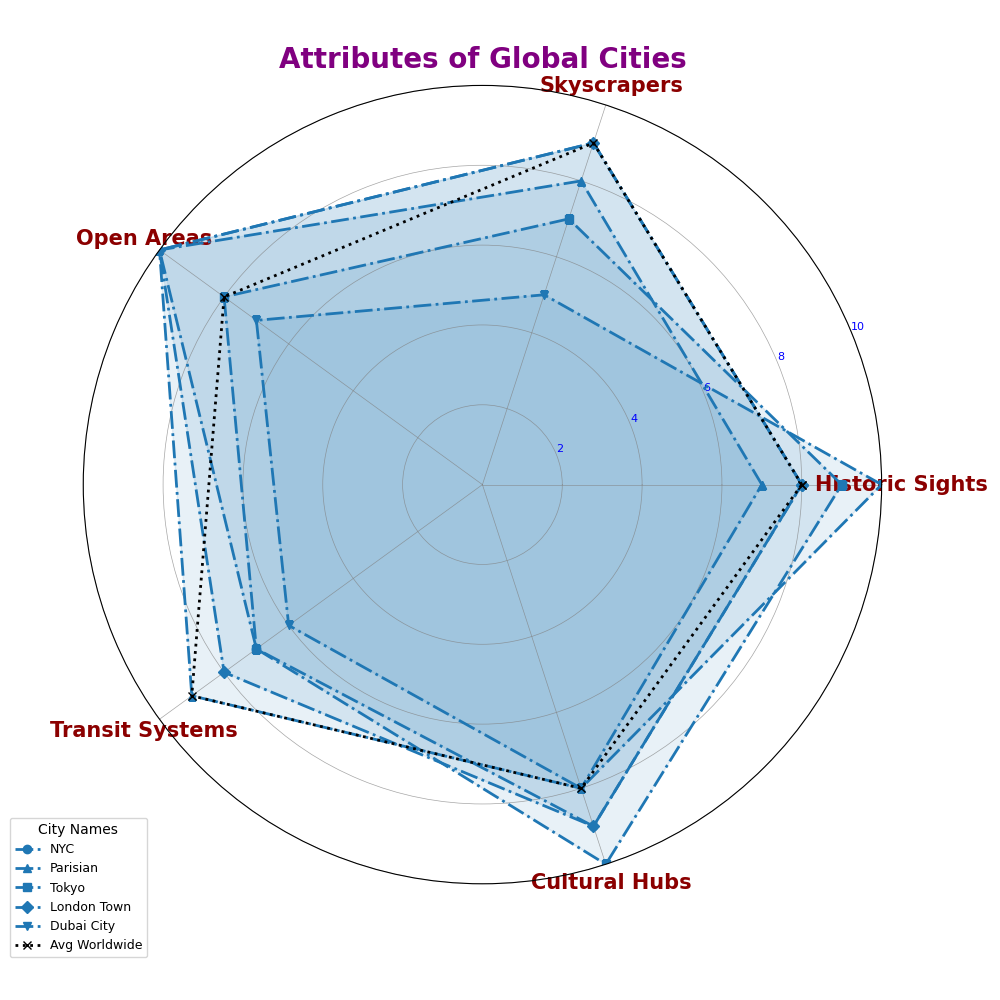

Reproduce this figure in Python.
import numpy as np
import matplotlib.pyplot as plt
from math import pi

categories = ['Historic Sights', 'Skyscrapers', 'Open Areas', 'Transit Systems', 'Cultural Hubs']
city_scores = {
    'NYC': [8, 9, 10, 7, 9],
    'Parisian': [7, 8, 10, 9, 8],
    'Tokyo': [9, 7, 8, 7, 10],
    'London Town': [8, 9, 10, 8, 9],
    'Dubai City': [10, 5, 7, 6, 8]
}

global_averages = [8, 9, 8, 9, 8]

num_vars = len(categories)
angles = np.linspace(0, 2 * pi, num_vars, endpoint=False).tolist()
angles += angles[:1]

single_color = '#1f77b4'
markers = ['o', '^', 's', 'D', 'v']

fig, ax = plt.subplots(figsize=(10, 10), subplot_kw=dict(polar=True))

def add_city_radar(city_name, marker):
    scores = city_scores[city_name]
    scores += scores[:1]
    ax.plot(angles, scores, linewidth=2, linestyle='dashdot', marker=marker, label=city_name, color=single_color)
    ax.fill(angles, scores, color=single_color, alpha=0.1)

for city, marker in zip(city_scores.keys(), markers):
    add_city_radar(city, marker)

ax.set_xticks(angles[:-1])
ax.set_xticklabels(categories, fontsize=15, weight='bold', color='darkred')

ax.set_ylim(0, 10)
plt.yticks([2, 4, 6, 8, 10], ["2", "4", "6", "8", "10"], color="blue", size=8)

plt.title('Attributes of Global Cities', size=20, weight='heavy', color='purple')

global_averages += global_averages[:1]
ax.plot(angles, global_averages, linewidth=2, linestyle='dotted', color='black', marker='x', label='Avg Worldwide')

ax.legend(loc='lower left', bbox_to_anchor=(-0.1, -0.1), fontsize=9, title='City Names', title_fontsize='10')

ax.grid(color='gray', linestyle='-', linewidth=0.5, alpha=0.7)

plt.tight_layout()
plt.show()
